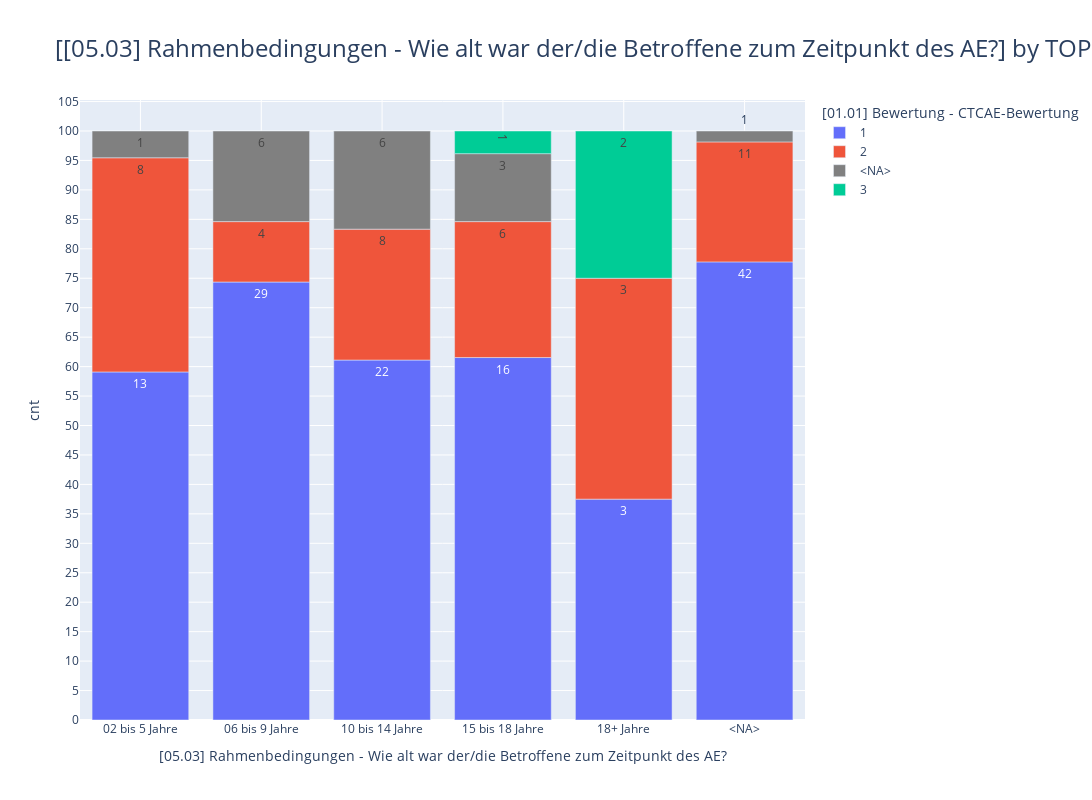

The notebook cell saved with this chart:
### Code cell
_df = df_csv[[
    "[05.03] Rahmenbedingungen - Wie alt war der/die Betroffene zum Zeitpunkt des AE?", 
    "[01.01] Bewertung - CTCAE-Bewertung"
    ]]
_=pls.plot_stacked_bars(
    _df,
    dropna=False,
    top_n_color=5,
    orientation="v",
    renderer=None,
    relative=True,
    height=800,
    # show_total=True
    )
tbl.pivot_df(_df)

### Figure 1 — Plotly figure (JSON) as saved in the notebook; plotly's stock layout.template omitted (floating-point values rounded to 4 significant figures)
{"data": [{"alignmentgroup": "True", "hovertemplate": "[01.01] Bewertung - CTCAE-Bewertung=1<br>[05.03] Rahmenbedingungen - Wie alt war der/die Betroffene zum Zeitpunkt des AE?=%{x}<br>cnt=%{text}<extra></extra>", "legendgroup": "1", "marker": {"color": "#636EFA", "pattern": {"shape": ""}}, "name": "1", "offsetgroup": "1", "orientation": "v", "showlegend": true, "text": [13, 29, 22, 16, 3, 42], "textposition": "auto", "type": "bar", "x": ["02 bis 5 Jahre", "06 bis 9 Jahre", "10 bis 14 Jahre", "15 bis 18 Jahre", "18+ Jahre", "<NA>"], "xaxis": "x", "y": [13, 29, 22, 16, 3, 42], "yaxis": "y"}, {"alignmentgroup": "True", "hovertemplate": "[01.01] Bewertung - CTCAE-Bewertung=2<br>[05.03] Rahmenbedingungen - Wie alt war der/die Betroffene zum Zeitpunkt des AE?=%{x}<br>cnt=%{text}<extra></extra>", "legendgroup": "2", "marker": {"color": "#EF553B", "pattern": {"shape": ""}}, "name": "2", "offsetgroup": "2", "orientation": "v", "showlegend": true, "text": [8, 4, 8, 6, 3, 11], "textposition": "auto", "type": "bar", "x": ["02 bis 5 Jahre", "06 bis 9 Jahre", "10 bis 14 Jahre", "15 bis 18 Jahre", "18+ Jahre", "<NA>"], "xaxis": "x", "y": [8, 4, 8, 6, 3, 11], "yaxis": "y"}, {"alignmentgroup": "True", "hovertemplate": "[01.01] Bewertung - CTCAE-Bewertung=<NA><br>[05.03] Rahmenbedingungen - Wie alt war der/die Betroffene zum Zeitpunkt des AE?=%{x}<br>cnt=%{text}<extra></extra>", "legendgroup": "<NA>", "marker": {"color": "gray", "pattern": {"shape": ""}}, "name": "<NA>", "offsetgroup": "<NA>", "orientation": "v", "showlegend": true, "text": [1, 6, 6, 3, 1], "textposition": "auto", "type": "bar", "x": ["02 bis 5 Jahre", "06 bis 9 Jahre", "10 bis 14 Jahre", "15 bis 18 Jahre", "<NA>"], "xaxis": "x", "y": [1, 6, 6, 3, 1], "yaxis": "y"}, {"alignmentgroup": "True", "hovertemplate": "[01.01] Bewertung - CTCAE-Bewertung=3<br>[05.03] Rahmenbedingungen - Wie alt war der/die Betroffene zum Zeitpunkt des AE?=%{x}<br>cnt=%{text}<extra></extra>", "legendgroup": "3", "marker": {"color": "#00CC96", "pattern": {"shape": ""}}, "name": "3", "offsetgroup": "3", "orientation": "v", "showlegend": true, "text": [1, 2], "textposition": "auto", "type": "bar", "x": ["15 bis 18 Jahre", "18+ Jahre"], "xaxis": "x", "y": [1, 2], "yaxis": "y"}], "layout": {"barmode": "relative", "barnorm": "percent", "height": 800, "legend": {"title": {"text": "[01.01] Bewertung - CTCAE-Bewertung"}, "tracegroupgap": 0}, "title": {"font": {"size": 24}, "text": "[[05.03] Rahmenbedingungen - Wie alt war der/die Betroffene zum Zeitpunkt des AE?] by TOP5 [[01.01] Bewertung - CTCAE-Bewertung], n=185", "xanchor": "left", "y": 0.95, "yanchor": "top"}, "width": 2000, "xaxis": {"anchor": "y", "domain": [0, 1], "gridwidth": 1, "showgrid": true, "title": {"text": "[05.03] Rahmenbedingungen - Wie alt war der/die Betroffene zum Zeitpunkt des AE?"}}, "yaxis": {"anchor": "x", "domain": [0, 1], "dtick": 5, "gridwidth": 1, "showgrid": true, "title": {"text": "cnt"}}}}
